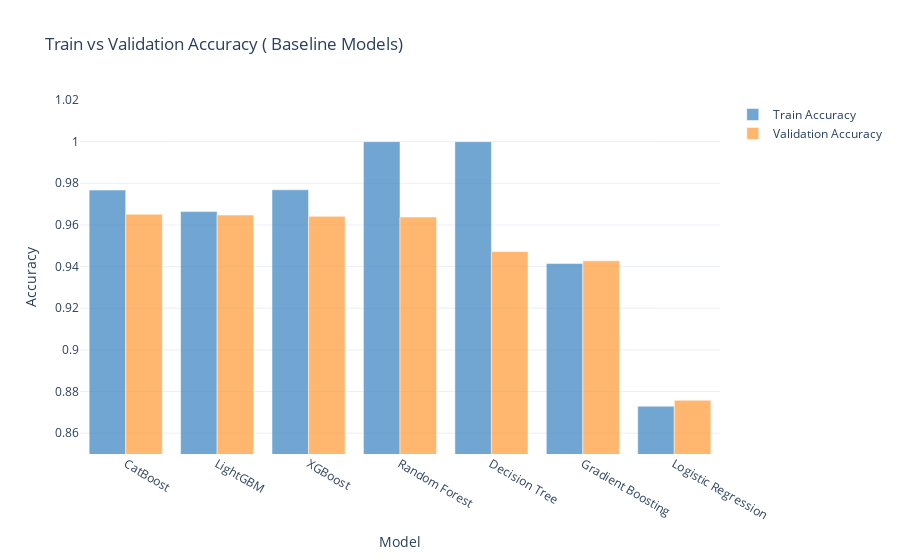

The code cell stored with this chart in its notebook:
### Code cell
fig = go.Figure(data=[
    go.Bar(name='Train Accuracy', x=results_df['Model'], y=results_df['Train Accuracy'], marker_color='rgba(55, 128, 191, 0.7)'),
    go.Bar(name='Validation Accuracy', x=results_df['Model'], y=results_df['Validation Accuracy'], marker_color='rgba(255, 153, 51, 0.7)')
])

# Customize layout
fig.update_layout(
    barmode='group',
    title='Train vs Validation Accuracy ( Baseline Models)',
    xaxis_title='Model',
    yaxis_title='Accuracy',
    template='plotly_white',
    yaxis=dict(range=[0.85, 1.02])
)

fig.show()

### Figure 1 — Plotly figure (JSON) as saved in the notebook; plotly's stock layout.template omitted (floating-point values rounded to 4 significant figures)
{"data": [{"marker": {"color": "rgba(55, 128, 191, 0.7)"}, "name": "Train Accuracy", "type": "bar", "x": ["CatBoost", "LightGBM", "XGBoost", "Random Forest", "Decision Tree", "Gradient Boosting", "Logistic Regression"], "y": [0.9767, 0.9664, 0.9769, 1, 1, 0.9415, 0.8729]}, {"marker": {"color": "rgba(255, 153, 51, 0.7)"}, "name": "Validation Accuracy", "type": "bar", "x": ["CatBoost", "LightGBM", "XGBoost", "Random Forest", "Decision Tree", "Gradient Boosting", "Logistic Regression"], "y": [0.9652, 0.9648, 0.9641, 0.9638, 0.9472, 0.9428, 0.8758]}], "layout": {"barmode": "group", "title": {"text": "Train vs Validation Accuracy ( Baseline Models)"}, "xaxis": {"title": {"text": "Model"}}, "yaxis": {"range": [0.85, 1.02], "title": {"text": "Accuracy"}}}}
